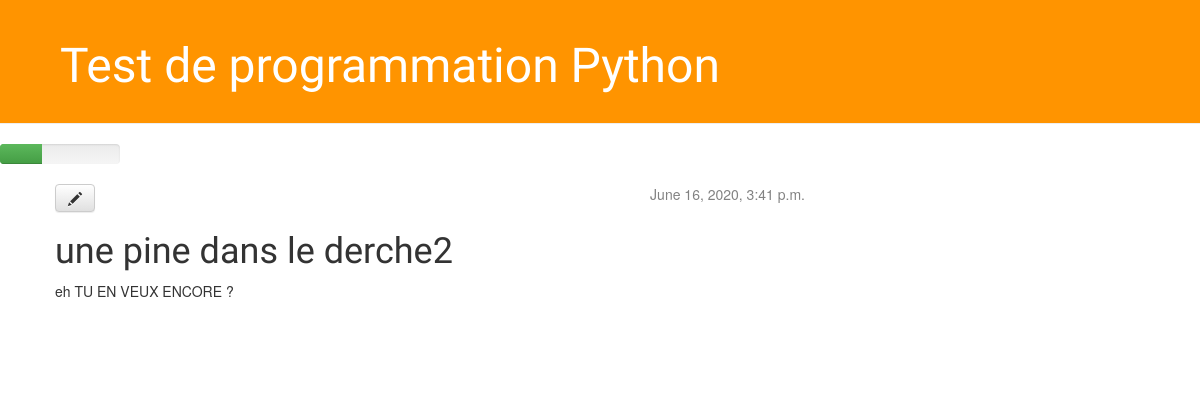
The page /post/7/ on the database as committed earlier.
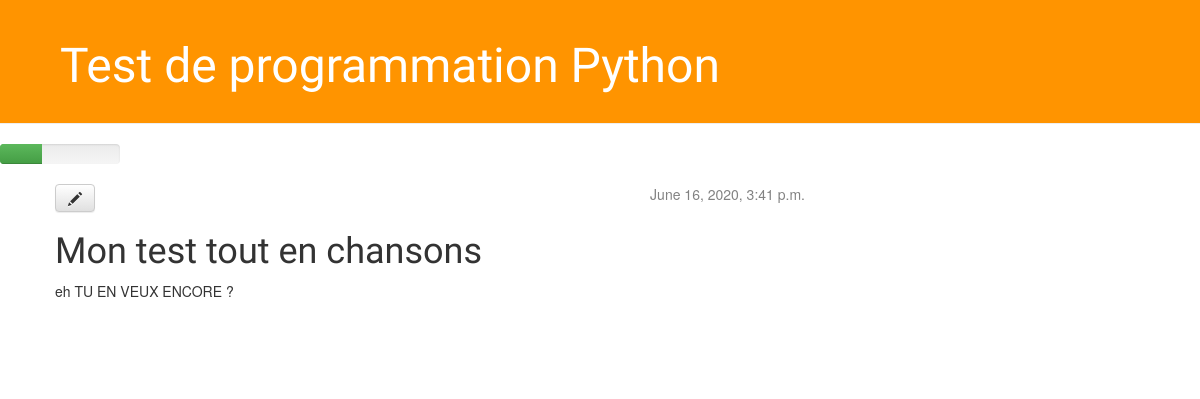
The same page on the database as committed later.
### blog/models.py (models this page shows, shortened)
class Post(models.Model):
    author = models.ForeignKey('auth.User', on_delete=models.CASCADE,)
    title= models.CharField(max_length=200)
    text = models.TextField()
    created_date = models.DateTimeField(default=timezone.now)
    published_date = models.DateTimeField(
            blank=True, null=True)

### blog/views.py (the view)
# urls.py: url(r'^post/(?P<pk>[0-9]+)/$', views.post_detail, name='post_detail'),
def post_detail(request, pk):
    post = get_object_or_404(Post, pk=pk)
    return render(request, 'blog/post_detail.html', {'post':post})

### blog/templates/blog/post_detail.html
{% extends 'blog/base.html' %}
{% block content %}
    <div class="post">
        {% if post.published_date %}
            <div class="date">
                {{ post.published_date }}
            </div>
        {% endif %}
        <a class="btn btn-default" href="{% url 'post_edit' pk=post.pk %}"><span class="glyphicon glyphicon-pencil"></span></a>
        <h1>{{ post.title }}</h1>
        <p>{{ post.text|linebreaksbr }}</p>
    </div>
{% endblock %}

Rows that differ between the two databases and show on the page:
changed Post "eh TU EN VEUX ENCORE ?": title "une pine dans le derche2" → "Mon test tout en chansons"
